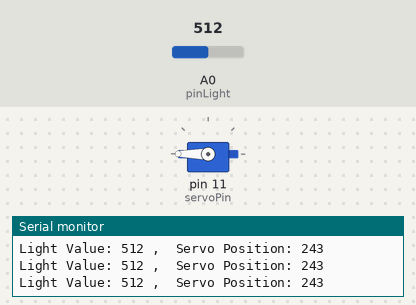
The sketch below on a simulated Arduino Uno, built with avr-gcc and run on an emulated ATmega328P. Shown: servo, the last lines printed to the serial monitor. Inputs (shaded band) come from the test bench; at power-on: A0 (pinLight) = 512.

Above: at 1.2 s.
1.3 s: A0 (pinLight) set to 306
At 1.8 s:
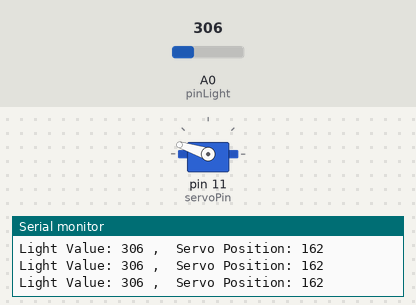
2.9 s: A0 (pinLight) set to 122
At 3.5 s:
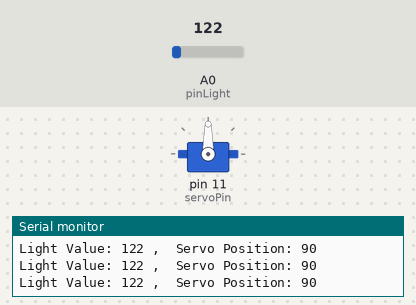
4.5 s: A0 (pinLight) set to 0
At 5.2 s:
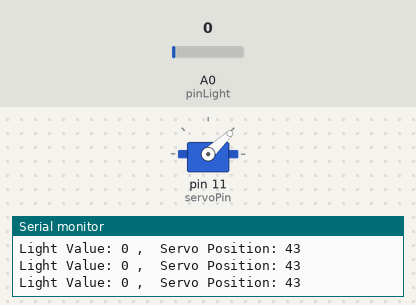
6.1 s: A0 (pinLight) set to 511
At 6.8 s:
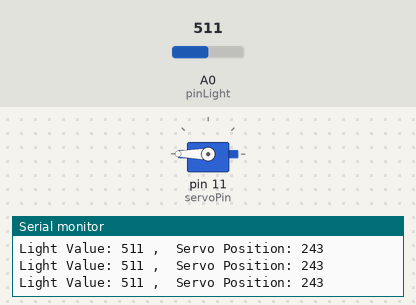
Timing chart, 0 to 8.7 s (numbered marks = the images above; inputs shaded):
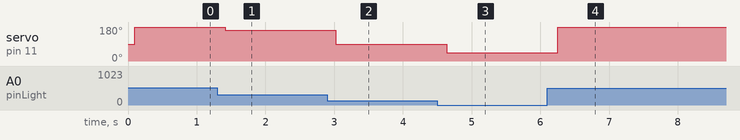

Measured:
- after the input at 1.3 s, servo on pin 11 (servoPin): 180° → 162° after 0.11 s
- after the input at 2.9 s, servo on pin 11 (servoPin): 162° → 90° after 0.13 s
- after the input at 4.5 s, servo on pin 11 (servoPin): 90° → 43° after 0.14 s
- after the input at 6.1 s, servo on pin 11 (servoPin): 43° → 180° after 0.15 s

The sketch:

servo_photoresistor.ino
```cpp
#include <Servo.h>
int pinLight=A0;
int lightRead;
int V1;
int dt=100;
Servo servo1;
int servoPin=11;
int servoPos=0;


void setup() {
  // put your setup code here, to run once:
Serial.begin(115200);
servo1.attach(servoPin);
pinMode(pinLight, INPUT);

}

void loop() {
  // put your main code here, to run repeatedly:
lightRead=analogRead(pinLight);

Serial.print("Light Value: ");
Serial.print(lightRead);
Serial.print(" ,  Servo Position: ");
Serial.println(servoPos);
delay(dt);
servoPos=(47./120.)*lightRead+43;
servo1.write(servoPos);
}
```
